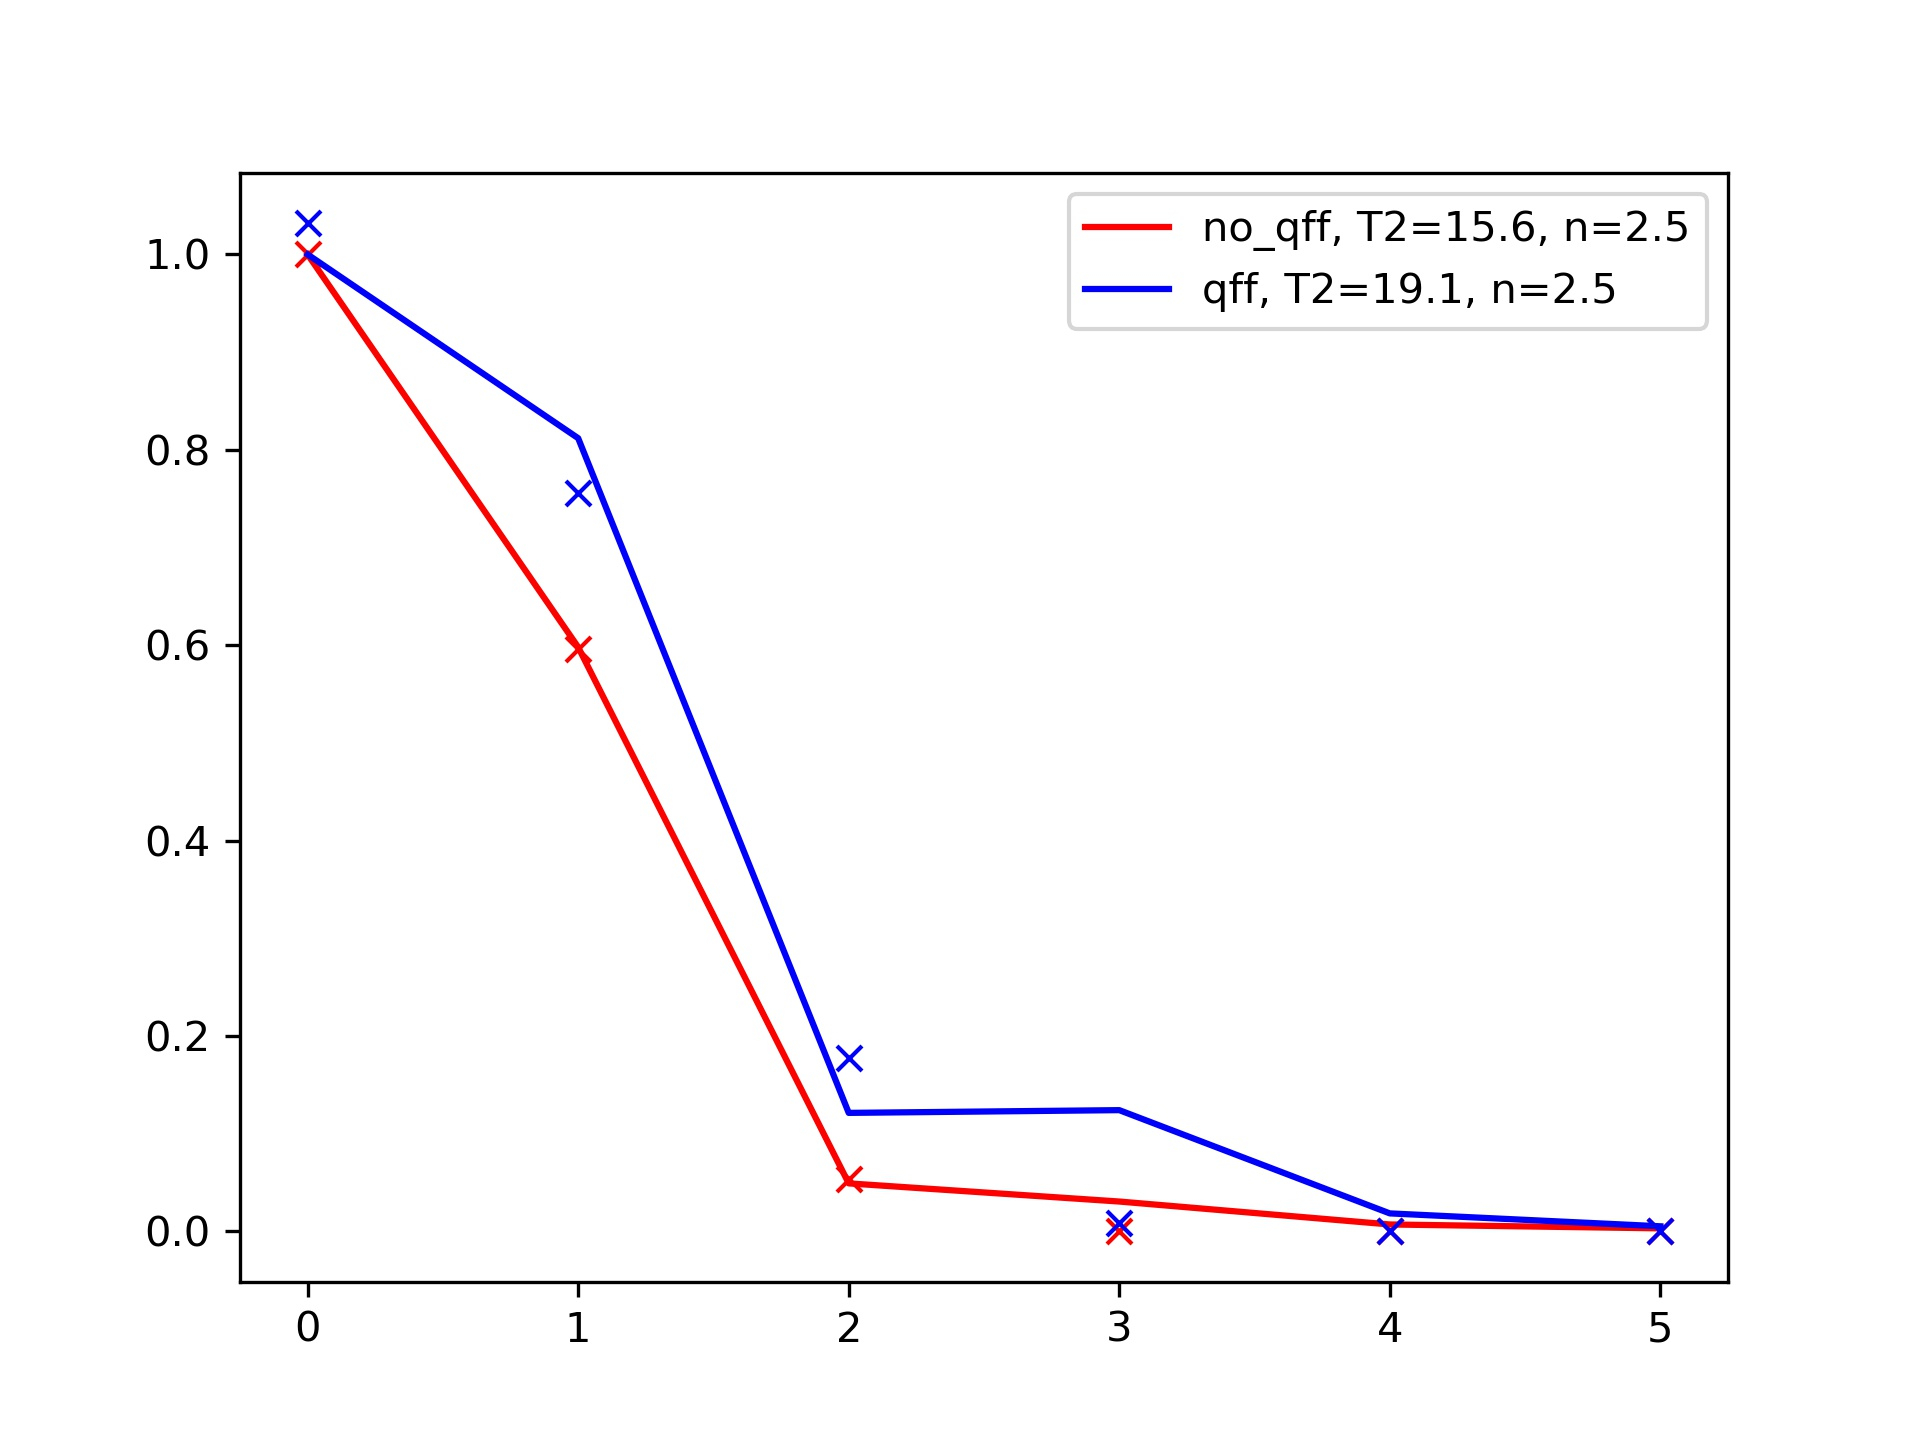

Recreate this plot in Python.
import matplotlib.pyplot as plt
import numpy as np
from scipy.optimize import curve_fit


def stretched(t, T2, n, A):
    return A * np.exp(-np.power(t / T2, n))


def main():
    qff = np.loadtxt('decays_qff.txt')
    tau = np.loadtxt('decays_tau.txt')

    qff = qff / max(qff)
    tau = tau / max(tau)

    xs = np.array(list(range(len(qff))))
    xs = xs / xs.max()
    xs *= 60
    popt_qff, _ = curve_fit(stretched, xdata=xs, ydata=qff, p0=[2, 1, 1], bounds=([0, 0, 0.5], [50, 2.5, 1.5]))
    popt_tau, _ = curve_fit(stretched, xdata=xs, ydata=tau, p0=[2, 1, 1], bounds=([0, 0, 0.5], [50, 2.5, 1.5]))

    plt.close('all')
    plt.plot(tau, 'r', label='no_qff, T2={:.1f}, n={:.1f}'.format(*popt_tau))
    plt.plot(stretched(xs, *popt_tau), 'rx')
    plt.plot(qff, 'b', label='qff, T2={:.1f}, n={:.1f}'.format(*popt_qff))
    plt.plot(stretched(xs, *popt_qff), 'bx')
    plt.legend()
    plt.savefig('decays_comparison.jpg', dpi=300)


if __name__ == '__main__':
    main()
